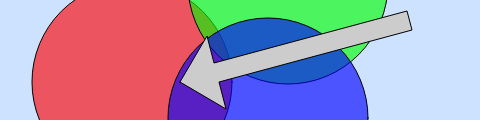
Frame 1 (no input)
Frame 60 (no input): identical to frame 1, image omitted
Frame 120 (the mouse pressed at the canvas centre since frame 60): identical to frame 1, image omitted

The p5.js sketch that drew this single still picture (run headless with seeded random() and noise() and a simulated clock; from frame 60 on, the mouse is pressed at the canvas centre):

// p5.js sketch
// ── sketch.js
function setup() {
  // put setup code here
  createCanvas(480,120);
  background(244,194,194);
}

function draw() {
  // put drawing code here



  background(204,226,255);  // Dark blue color
    fill(255,0,0,160);        // Red color
    ellipse(132,82,200,200); // Red circle
    fill(0,255,0,160);        // Green color
    ellipse(288,-16,200,200);  // Green circle
    fill(0,0,255,160);        // Blue color
    ellipse(268,118,200,200);  // Blue circle

fill(204);
    beginShape();
  vertex(180,82);
  vertex(207,36);
  vertex(214,63);
  vertex(407,11);
  vertex(412,30);
  vertex(219,82);
  vertex(226,109);
    endShape(CLOSE);



}
